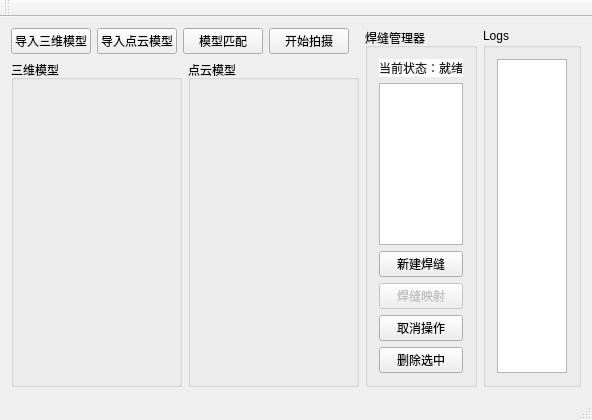
<?xml version="1.0" encoding="UTF-8"?>
<ui version="4.0">
 <class>dianyunClass</class>
 <widget class="QMainWindow" name="dianyunClass">
  <property name="geometry">
   <rect>
    <x>0</x>
    <y>0</y>
    <width>592</width>
    <height>420</height>
   </rect>
  </property>
  <property name="windowTitle">
   <string>dianyun</string>
  </property>
  <widget class="QWidget" name="centralWidget">
   <layout class="QHBoxLayout" name="horizontalLayout_3" stretch="4,1,0">
    <item>
     <layout class="QVBoxLayout" name="verticalLayout_2" stretch="1,10">
      <item>
       <layout class="QHBoxLayout" name="horizontalLayout">
        <item>
         <widget class="QPushButton" name="btnOpen">
          <property name="text">
           <string>导入三维模型</string>
          </property>
         </widget>
        </item>
        <item>
         <widget class="QPushButton" name="btnOpen_2">
          <property name="text">
           <string>导入点云模型</string>
          </property>
         </widget>
        </item>
        <item>
         <widget class="QPushButton" name="btnOpen_3">
          <property name="text">
           <string>模型匹配</string>
          </property>
         </widget>
        </item>
        <item>
         <widget class="QPushButton" name="btnOpenCamera">
          <property name="text">
           <string>开始拍摄</string>
          </property>
         </widget>
        </item>
        <item>
         <spacer name="horizontalSpacer">
          <property name="orientation">
           <enum>Qt::Orientation::Horizontal</enum>
          </property>
          <property name="sizeHint" stdset="0">
           <size>
            <width>40</width>
            <height>20</height>
           </size>
          </property>
         </spacer>
        </item>
       </layout>
      </item>
      <item>
       <layout class="QHBoxLayout" name="horizontalLayout_2">
        <item>
         <widget class="QGroupBox" name="groupBox_2">
          <property name="title">
           <string>三维模型</string>
          </property>
          <layout class="QVBoxLayout" name="verticalLayout_3">
           <item>
            <widget class="QWidget" name="widget" native="true"/>
           </item>
          </layout>
         </widget>
        </item>
        <item>
         <widget class="QGroupBox" name="groupBox_3">
          <property name="title">
           <string>点云模型</string>
          </property>
          <layout class="QVBoxLayout" name="verticalLayout_4">
           <item>
            <widget class="QWidget" name="widget_2" native="true"/>
           </item>
          </layout>
         </widget>
        </item>
       </layout>
      </item>
     </layout>
    </item>
    <item>
     <widget class="QGroupBox" name="groupBox">
      <property name="sizePolicy">
       <sizepolicy hsizetype="Preferred" vsizetype="Preferred">
        <horstretch>1</horstretch>
        <verstretch>0</verstretch>
       </sizepolicy>
      </property>
      <property name="title">
       <string>焊缝管理器</string>
      </property>
      <layout class="QVBoxLayout" name="verticalLayout">
       <item>
        <widget class="QLabel" name="lblStatus">
         <property name="text">
          <string>&lt;html&gt;&lt;head/&gt;&lt;body&gt;&lt;p align=&quot;center&quot;&gt;&lt;span style=&quot; font-family:'Inter','sans-serif'; color:#1a1c1e; background-color:#ffffff;&quot;&gt;当前状态：就绪&lt;/span&gt;&lt;/p&gt;&lt;/body&gt;&lt;/html&gt;</string>
         </property>
        </widget>
       </item>
       <item>
        <widget class="QListWidget" name="listWeldSeams">
         <property name="dragEnabled">
          <bool>true</bool>
         </property>
         <property name="dragDropMode">
          <enum>QAbstractItemView::DragDropMode::InternalMove</enum>
         </property>
        </widget>
       </item>
       <item>
        <widget class="QPushButton" name="btnNewSeam">
         <property name="text">
          <string>新建焊缝</string>
         </property>
        </widget>
       </item>
       <item>
        <widget class="QPushButton" name="btnMapSeam">
         <property name="enabled">
          <bool>false</bool>
         </property>
         <property name="text">
          <string>焊缝映射</string>
         </property>
        </widget>
       </item>
       <item>
        <widget class="QPushButton" name="btnCancel">
         <property name="text">
          <string>取消操作</string>
         </property>
        </widget>
       </item>
       <item>
        <widget class="QPushButton" name="btnDeleteSeam">
         <property name="text">
          <string>删除选中</string>
         </property>
        </widget>
       </item>
      </layout>
     </widget>
    </item>
    <item>
     <widget class="QGroupBox" name="groupBoxLog">
      <property name="sizePolicy">
       <sizepolicy hsizetype="Preferred" vsizetype="Preferred">
        <horstretch>1</horstretch>
        <verstretch>0</verstretch>
       </sizepolicy>
      </property>
      <property name="title">
       <string>Logs</string>
      </property>
      <layout class="QVBoxLayout" name="verticalLayout_log">
       <item>
        <widget class="QTextEdit" name="textLog"/>
       </item>
      </layout>
     </widget>
    </item>
   </layout>
  </widget>
  <widget class="QMenuBar" name="menuBar">
   <property name="geometry">
    <rect>
     <x>0</x>
     <y>0</y>
     <width>592</width>
     <height>21</height>
    </rect>
   </property>
  </widget>
  <widget class="QToolBar" name="mainToolBar">
   <attribute name="toolBarArea">
    <enum>TopToolBarArea</enum>
   </attribute>
   <attribute name="toolBarBreak">
    <bool>false</bool>
   </attribute>
  </widget>
  <widget class="QStatusBar" name="statusBar"/>
 </widget>
 <layoutdefault spacing="6" margin="11"/>
 <resources>
  <include location="dianyun.qrc"/>
 </resources>
 <connections/>
</ui>
